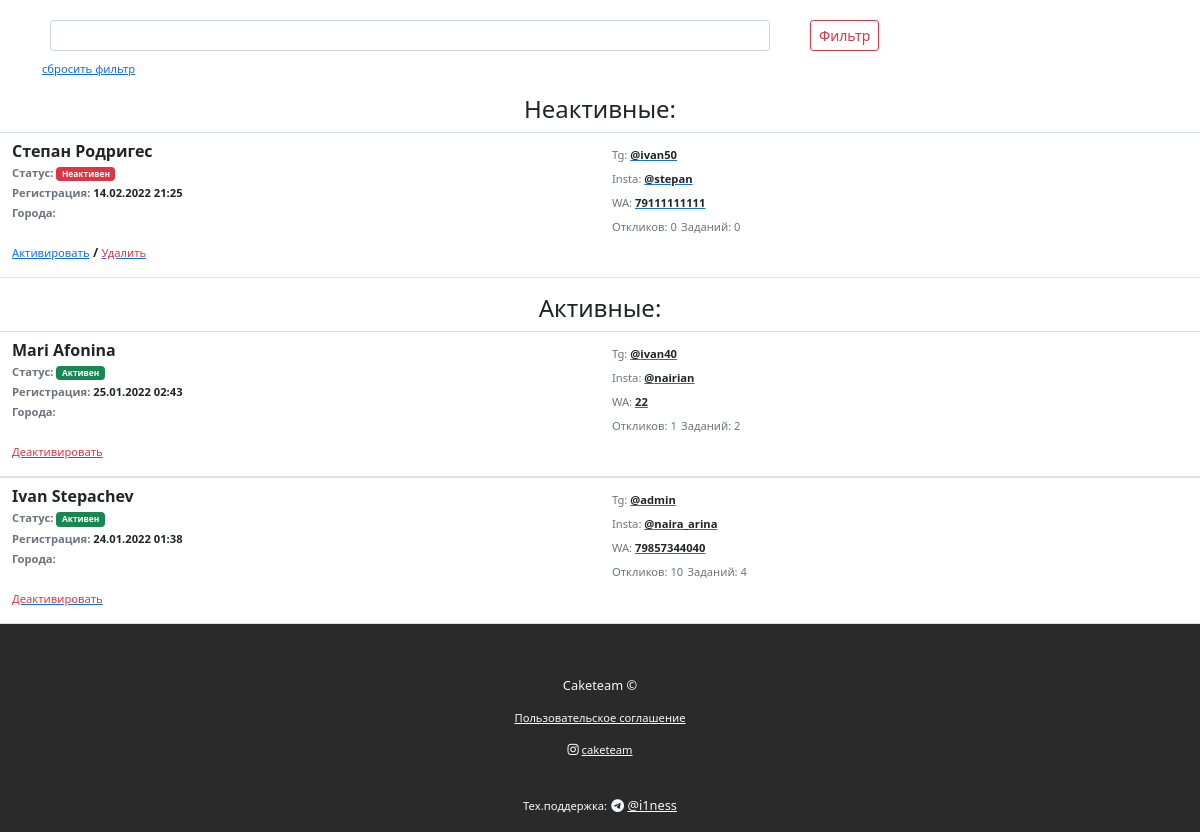
/staff (signed in), run on an earlier commit of the app's database.
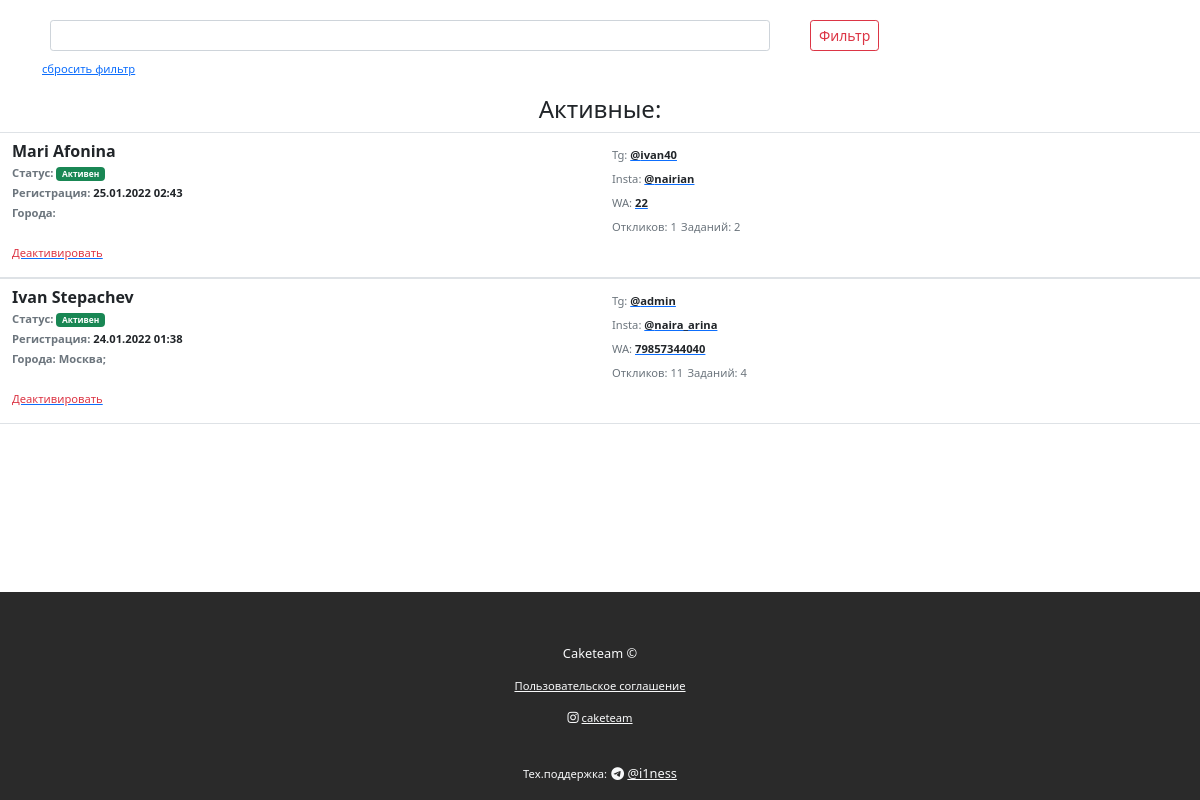
And on a later commit of the database.
### quiz/models.py (models this page shows, shortened)
class Staff(models.Model):
    avatar = models.ImageField(upload_to='avatars/', default='avatars/ava_F68lBxi.jpeg')
    username = models.CharField(max_length=25, default='')
    user = models.OneToOneField(settings.AUTH_USER_MODEL, on_delete=models.CASCADE, default='')
    name = models.CharField(max_length=15, default='')
    surname = models.CharField(max_length=15, default='')
    telegram_id = models.CharField(max_length=15)
    phone = models.CharField(max_length=15, default='')
    instagram = models.CharField(max_length=20, default='')
    admin = models.BooleanField(default=False)
    active = models.BooleanField(default=False)
    date = models.DateTimeField(auto_now_add=True)
    pin = models.CharField(max_length=4, blank=True)
    balance = models.IntegerField(default=0)
    cities = models.TextField(default='', blank=True)
    info = models.TextField(default='', blank=True)
    unlimited = models.BooleanField(default=True)

### quiz/views.py (the view)
# urls.py: path('staff', quiz_views.staff_list, name="staff_list"),
@staff_member_required
def staff_list(request):
    if request.GET.get("search") != None:
        search = request.GET.get("search")
        active = Staff.objects.filter(Q(active=True) & (Q(instagram__icontains=search) | Q(username__icontains=search) | Q(name__icontains=search) | Q(surname__icontains=search) | Q(phone__icontains=search))).order_by('-date')
        inactive = Staff.objects.filter(Q(active=False) & (Q(instagram__icontains=search) | Q(username__icontains=search) | Q(name__icontains=search) | Q(surname__icontains=search) | Q(phone__icontains=search))).order_by('-date')
    else:
        active = Staff.objects.filter(active=True).order_by('-date')
        inactive = Staff.objects.filter(active=False).order_by('-date')
    return render(request, 'quiz/staff_list.html', {'active': active, 'inactive': inactive})

### quiz/templates/quiz/staff_list.html (shortened to what this page needs)
<!DOCTYPE html>
{% load static %}
<html lang="en" class="h-100">
<head>
    <link href="https://cdn.jsdelivr.net/npm/bootstrap@5.0.2/dist/css/bootstrap.min.css" rel="stylesheet">
    <link href="{% static 'css/style.css' %}" rel="stylesheet" />
    <link rel="stylesheet" href="https://cdn.jsdelivr.net/npm/bootstrap-icons@1.7.2/font/bootstrap-icons.css">
</head>
<body class="d-flex flex-column h-100">
<main class="flex-shrink-0">
<div class="container">
    <form class="row mt-3" method="get">
        <div class="col-8 ">
            <div class="form-group form-control-sm">
                <input class="form-control form-control-sm" type="text" name="search">
            </div>
        </div>
        <div class="col-4">
            <div class="form-group form-control-sm">
                <input class="btn btn-sm btn-outline-danger" type="submit" value="Фильтр">
            </div>
        </div>
    </form>
    <a href="{% url 'staff_list' %}" class="offer-text">сбросить фильтр</a>
</div>
{% if inactive.all.count > 0 %}
<h4 class="text-center mt-3">Неактивные:</h4>
{% endif %}
{% for i in inactive %}
<div id="{{ i.id }}" class="container-fluid border-bottom border-top pt-2">
        <div class="row">
            <div class="col-6">
                <p class="fw-bold lh-sm">{{ i.name}} {{ i.surname }}
                    <br> <small class="text-muted offer-text fa-6">Статус: <span class="badge bg-danger">Неактивен</span></small>
                    <br> <small class="text-muted offer-text">Регистрация: <b class="text-dark">{{ i.date|date:'d.m.Y H:i' }}</b></small>
                    <br> <small class="text-muted offer-text">Города: {{ i.cities }}</small>
                    <br>
                    <br><a href="{% url 'staff_activate' chat_id=i.telegram_id %}"><small class="offer-text text-primary fw-normal">Активировать</small></a><span class="label-text"> / </span><a href="{% url 'staff_delete' chat_id=i.telegram_id %}"><small class="offer-text text-danger fw-normal">Удалить</small></a>
                </p>
            </div>
            <div class="col-6">
                    <small class="text-muted offer-text">Tg: <a href="https://t.me/{{ i.username }}"><b class="text-dark">@{{ i.username }}</b></a></small>
                    <br><small class="text-muted offer-text">Insta: <a href="https://instagram.com/{{ a.instagram }}"><b class="text-dark">@{{ i.instagram }}</b></a></small>
                    <br> <small class="text-muted offer-text">WA: <a href="https://wa.me/{{ a.phone }}"><b class="text-dark">{{ i.phone }}</b></a></small>
                    <br> <small class="text-muted offer-text">Откликов: {{ i.responds.all.count }}</small>
                     <small class="text-muted offer-text">Заданий: {{ i.orders.all.count }}</small>
            </div>
        </div>
</div>
{% endfor %}
{% if active.all.count > 0 %}
<h4 class="text-center mt-3">Активные:</h4>
{% endif %}
{% for a in active %}
<div id="{{ a.id }}" class="container-fluid border-bottom border-top pt-2">
        <div class="row">
            <div class="col-6">
                <p class="fw-bold lh-sm">{{ a.name}} {{ a.surname }}
                    <br> <small class="text-muted offer-text">Статус: <span class="badge bg-success">Активен</span></small>
                    <br> <small class="text-muted offer-text">Регистрация: <b class="text-dark">{{ a.date|date:'d.m.Y H:i' }}</b></small>
                    <br> <small class="text-muted offer-text">Города: {{ a.cities }}</small>
                    <br>
                    <br><a href="{% url 'staff_deactivate' chat_id=a.telegram_id %}"><small class="text-danger offer-text fw-normal">Деактивировать</small></a>
                </p>
            </div>
            <div class="col-6">
                    <small class="text-muted offer-text">Tg: <a href="https://t.me/{{ a.username }}"><b class="text-dark">@{{ a.username }}</b></a></small>
                    <br><small class="text-muted offer-text">Insta: <a href="https://instagram.com/{{ a.instagram }}"><b class="text-dark">@{{ a.instagram }}</b></a></small>
                    <br> <small class="text-muted offer-text">WA: <a href="https://wa.me/{{ a.phone }}"><b class="text-dark">{{ a.phone }}</b></a></small>
                    <br> <small class="text-muted offer-text">Откликов: {{ a.responds.all.count }}</small>
                     <small class="text-muted offer-text">Заданий: {{ a.orders.all.count }}</small>
            </div>
        </div>
</div>
{% endfor %}
</main>
<footer class="footer mt-auto">
    <div id="footer" class="container-fluid">
        <div class="container">
            <div class="row justify-content-center">
                <div class="col-12 text-center mt-5">
                    <span class="text-light label-text">Caketeam ©</span>
                </div>
                <div class="col-12 text-center mt-2">
                    <span class="text-light offer-text"><a class="text-light" href="#">Пользовательское соглашение</a></span>
                </div>
                <div class="col-12 text-center mt-2">
                    <span class="text-light offer-text"><i class="bi bi-instagram"></i> <a class="text-light" href="#">caketeam </a></span>
                </div>
                <div class="col-12 text-center mt-2">
                    <br><span class="text-light offer-text">Тех.поддержка:</span> <span class="text-light label-text"><i class="bi bi-telegram"></i> <a class="text-light" href="https://t.me/i1ness">@i1ness </a></span>
                </div>
            </div>
        </div>
    </div>
</footer>
</body>
</html>

### static/css/style.css (style rules this page uses)
.label-text { font-size: 0.8em; }
.offer-text { font-size: 0.7em; }
::placeholder { font-size: 14px; }
#footer { height: 13em; background: #2a2a2a; }

What changed in the data, as far as the page shows it:
removed Staff: name "Степан", surname "Родригес", date "14.02.2022 21:25", username "ivan50", instagram "stepan", phone "79111111111", responds.all.count "0", orders.all.count "0", shown under "Неактивные:"
changed Staff "Ivan": cities (not shown) → "Москва;"; responds.all.count "10" → "11"
Also different on the page:
text no longer shown: "Неактивные:"
